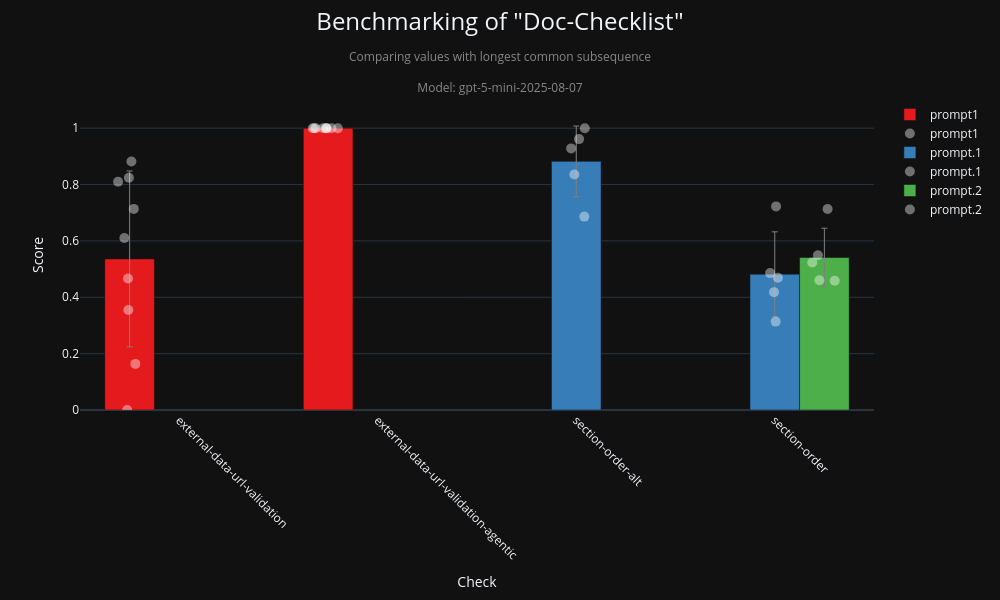

Notebook cell for this chart:
### Code cell
fig, df_data = checklist_visualization(
    "doc-checklist",
    metric="longest_common_subsequence",  # "semantic_similarity", "perfect_match"
    model=MODEL,
    aggregation_level=0
)
fig.show()

### Figure 1 — Plotly figure (JSON) as saved in the notebook; plotly's stock layout.template omitted (floating-point values rounded to 4 significant figures)
{"data": [{"error_y": {"array": [0.3119, 0], "color": "grey", "thickness": 1, "type": "data", "visible": true, "width": 3}, "hoverinfo": "text", "hovertext": ["Check: external-data-url-validation<br>Average Score: 0.536<br>Prompt: prompt1<br>Num Points: 9", "Check: external-data-url-validation-agentic<br>Average Score: 1.000<br>Prompt: prompt1<br>Num Points: 9"], "marker": {"color": "rgb(228,26,28)"}, "name": "prompt1", "showlegend": true, "type": "bar", "width": 0.25, "x": [-0.25, 0.75], "y": [0.5361, 1]}, {"hovertext": ["10.1038_embor.2009.217", "EMBOJ-2024-119734R", "EMBOR-2025-61250V2", "MSB-2025-13023", "EMM-2025-21532", "MSB-2025-13376", "EMBOR-2025-62024", "EMBOJ-2025-122531", "EMBOJ-2024-119572", "10.1038_embor.2009.217", "EMBOJ-2024-119734R", "EMBOR-2025-61250V2", "MSB-2025-13023", "EMM-2025-21532", "MSB-2025-13376", "EMBOR-2025-62024", "EMBOJ-2025-122531", "EMBOJ-2024-119572"], "marker": {"color": "white", "line": {"color": "white", "width": 0}, "opacity": 0.4, "size": 10}, "mode": "markers", "name": "prompt1", "showlegend": true, "type": "scatter", "x": [-0.3082, -0.241, -0.2625, -0.2765, -0.2212, -0.229, -0.2562, -0.2583, -0.2536, 0.6884, 0.7443, 0.7991, 0.7402, 0.6798, 0.7241, 0.7384, 0.6729, 0.767], "y": [0.8101, 0.8818, 0.0, 0.6105, 0.1636, 0.7137, 0.3547, 0.4668, 0.8241, 1.0, 1.0, 1.0, 1.0, 1.0, 1.0, 1.0, 1.0, 1.0]}, {"error_y": {"array": [0.1253, 0.1503], "color": "grey", "thickness": 1, "type": "data", "visible": true, "width": 3}, "hoverinfo": "text", "hovertext": ["Check: section-order-alt<br>Average Score: 0.882<br>Prompt: prompt.1<br>Num Points: 5", "Check: section-order<br>Average Score: 0.482<br>Prompt: prompt.1<br>Num Points: 5"], "marker": {"color": "rgb(55,126,184)"}, "name": "prompt.1", "showlegend": true, "type": "bar", "width": 0.25, "x": [2, 3], "y": [0.8822, 0.4819]}, {"hovertext": ["10.1038_embor.2009.217", "EMBOJ-2024-119734R", "EMBOR-2025-61250V2", "EMM-2025-21341", "EMM-2025-21532", "10.1038_embor.2009.217", "EMBOJ-2024-119734R", "EMBOR-2025-61250V2", "EMM-2025-21341", "EMM-2025-21532"], "marker": {"color": "white", "line": {"color": "white", "width": 0}, "opacity": 0.4, "size": 10}, "mode": "markers", "name": "prompt.1", "showlegend": true, "type": "scatter", "x": [2.041, 2.043, 2.014, 1.974, 1.991, 3.005, 3.007, 2.996, 2.977, 3.016], "y": [0.6862, 1.0, 0.9612, 0.9283, 0.8355, 0.3136, 0.7224, 0.4181, 0.4857, 0.4697]}, {"error_y": {"array": [0.104], "color": "grey", "thickness": 1, "type": "data", "visible": true, "width": 3}, "hoverinfo": "text", "hovertext": ["Check: section-order<br>Average Score: 0.541<br>Prompt: prompt.2<br>Num Points: 5"], "marker": {"color": "rgb(77,175,74)"}, "name": "prompt.2", "showlegend": true, "type": "bar", "width": 0.25, "x": [3.25], "y": [0.541]}, {"hovertext": ["10.1038_embor.2009.217", "EMBOJ-2024-119734R", "EMBOR-2025-61250V2", "EMM-2025-21341", "EMM-2025-21532"], "marker": {"color": "white", "line": {"color": "white", "width": 0}, "opacity": 0.4, "size": 10}, "mode": "markers", "name": "prompt.2", "showlegend": true, "type": "scatter", "x": [3.225, 3.217, 3.302, 3.189, 3.266], "y": [0.4606, 0.5493, 0.4586, 0.5232, 0.7132]}], "layout": {"barmode": "group", "height": 600, "title": {"font": {"size": 24}, "text": "Benchmarking of \"Doc-Checklist\"<br><span style=\"font-size: 0.5em; color: #888;\">Comparing values with longest common subsequence</span><br><span style=\"font-size: 0.5em; color: #888;\">Model: gpt-5-mini-2025-08-07</span>", "x": 0.5, "y": 0.95}, "width": 1000, "xaxis": {"range": [-0.5, 3.5], "tickangle": 45, "ticktext": ["external-data-url-validation", "external-data-url-validation-agentic", "section-order-alt", "section-order"], "tickvals": [0, 1, 2, 3], "title": {"text": "Check"}}, "yaxis": {"range": [0, 1.1], "title": {"text": "Score"}}}}
